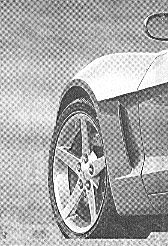
//> input picture moire.tif, 168 x 246 px
$ ./DisplayImage   (built with g++ and OpenCV 4)
//> lines starting //> are read from the running program, lines starting //| are printed output that depends on the picture
#include<iostream>
#include<fstream>
#include<opencv2/highgui.hpp>
#include<opencv2/opencv.hpp>
#include<opencv2/core.hpp>
#include<vector>


// [131 lines left out: functions dobrarImagem, interpolacaoPadrao, interpolacaoMedia, lerYuV, not called in this run]

float regeitaFiltroNotchPositive(float raio, float v,float u,float centroX,float centroY,float notchU,float notchK){
    int a =u-centroX-notchU;
    int b =v-centroY-notchK;
    float distanciaPositiva = std::pow(a,2);
    distanciaPositiva = std::sqrt(distanciaPositiva+std::pow(b,2));
    float filtro =    1/
                    (1+pow((raio/distanciaPositiva),8));
    return filtro      ;                                                                                                                                                                                                                       ;
}

// [6 lines left out: function agucamentoLaplaciano, not called in this run]


float regeitaFiltroNotchNegative(float raio, float v,float u,float centroX,float centroY,float notchU,float notchK){
    int a =u-centroX+notchU;
    int b =v-centroY+notchK;
    float distanciaPositiva = std::pow(a,2);
    distanciaPositiva = std::sqrt(distanciaPositiva+std::pow(b,2));
    float filtro =    1/
                    (1+pow((raio/distanciaPositiva),8));
    return filtro      ;
}
void filtrarNaFrequencia(){
    //Construção da imagem com o domínio da frequencia
    cv::Mat img = cv::imread("moire.tif",cv::IMREAD_GRAYSCALE);
//> img is the input picture: 246 rows x 168 cols, CV_8UC1; min 0, max 255, mean 169.7

    cv::Mat_<float> imgFloat;
    img.convertTo(imgFloat,CV_32F,1.0/255.0);

    // cv::Mat arrayFloat[2]={imgFloat,cv::Mat::zeros(imgFloat.size(),CV_32F)};
    // cv::merge(arrayFloat,2,teste2);


    cv::Mat imgComplex [2]={imgFloat,cv::Mat::zeros(imgFloat.size(),CV_32F)};
//> imgComplex[1]: 246 rows x 168 cols, CV_32FC1; every value is 0
    cv::Mat dftReady,odio;
    cv::merge(imgComplex,2,dftReady);
    cv::merge(imgComplex,2,odio);
    cv::dft(odio,odio,cv::DFT_SCALE);

    cv::Mat dftOriginal;
    cv::Mat saida;

    cv::dft(dftReady,saida,cv::DFT_COMPLEX_OUTPUT);

    cv::split(saida,imgComplex);

    cv::magnitude(imgComplex[0],imgComplex[1],dftReady);
    dftReady+=cv::Scalar::all(1);
    cv::log(dftReady,dftReady);

    int meioColunas=dftReady.cols/2;
//> meioColunas = 84
    int meioLinhas=dftReady.rows/2;
//> meioLinhas = 123

    cv::Mat esquerdaSuperior(dftReady,cv::Rect(0,0,meioColunas,meioLinhas));
    cv::Mat direitaSuperior(dftReady,cv::Rect(meioColunas,0,meioColunas,meioLinhas));
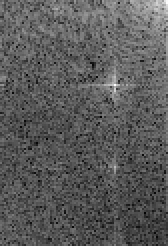
//> direitaSuperior: 123 rows x 84 cols, CV_32FC1 (shown 2 times larger); min 0.287, max 7.31, mean 2.8; drawn with min black and max white
    cv::Mat esquerdaInferior(dftReady,cv::Rect(0,meioLinhas,meioColunas,meioLinhas));
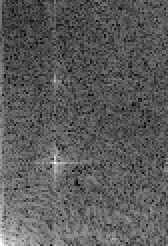
//> esquerdaInferior: 123 rows x 84 cols, CV_32FC1 (shown 2 times larger); min 0.287, max 7.31, mean 2.81; drawn with min black and max white
    cv::Mat DireitaInferior(dftReady,cv::Rect(meioColunas,meioLinhas,meioColunas,meioLinhas));
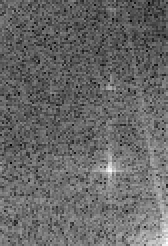
//> DireitaInferior: 123 rows x 84 cols, CV_32FC1 (shown 2 times larger); min 0.0821, max 6.8, mean 2.83; drawn with min black and max white


    cv::Mat temp;
    esquerdaSuperior.copyTo(temp);
    DireitaInferior.copyTo(esquerdaSuperior);
    temp.copyTo(DireitaInferior);

    direitaSuperior.copyTo(temp);
    esquerdaInferior.copyTo(direitaSuperior);
    temp.copyTo(esquerdaInferior);
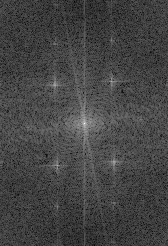
//> dftReady: 246 rows x 168 cols, CV_32FC1; min 0.0821, max 10.22, mean 2.82; drawn with min black and max white

    cv::normalize(dftReady,dftReady,0,1,cv::NORM_MINMAX);

    // cv::namedWindow("imagem domínio da frequencia",cv::WINDOW_GUI_EXPANDED);

    // cv::imshow("imagem domínio da frequencia",dftReady);
    cv::waitKey(0);

    //até aqui é a parte de pegar a transformada de fourier
    //
    cv::Mat filtro(cv::Size(dftReady.cols,dftReady.rows),CV_32F,cv::Scalar(1.0));
    cv::Mat teste(cv::Size(dftReady.cols,dftReady.rows),CV_32F,cv::Scalar(1.0));

    for(int i=0;i<dftReady.rows;i++){
        for(int j =0;j<dftReady.cols;j++){
            float valor = regeitaFiltroNotchPositive(10,j,i,meioLinhas,meioColunas,39,30);
            teste.at<float>(i,j)=valor;
        }
    }
    cv::multiply(teste,filtro,filtro);
    for(int i=0;i<dftReady.rows;i++){
        for(int j =0;j<dftReady.cols;j++){
            float valor = regeitaFiltroNotchNegative(10,j,i,meioLinhas,meioColunas,39,30);
            teste.at<float>(i,j)=valor;
        }
    }
    cv::multiply(teste,filtro,filtro);

    for(int i=0;i<dftReady.rows;i++){
        for(int j =0;j<dftReady.cols;j++){
            float valor = regeitaFiltroNotchNegative(5,j,i,meioLinhas,meioColunas,78,30);
            teste.at<float>(i,j)=valor;
        }
    }
    cv::multiply(teste,filtro,filtro);
    for(int i=0;i<dftReady.rows;i++){
        for(int j =0;j<dftReady.cols;j++){
            float valor = regeitaFiltroNotchPositive(5,j,i,meioLinhas,meioColunas,78,30);
            teste.at<float>(i,j)=valor;
        }
    }
    cv::multiply(teste,filtro,filtro);


    for(int i=0;i<dftReady.rows;i++){
        for(int j =0;j<dftReady.cols;j++){
            float valor = regeitaFiltroNotchPositive(10,j,i,meioLinhas,meioColunas,-39,30);
            teste.at<float>(i,j)=valor;
        }
    }
    cv::multiply(teste,filtro,filtro);
    for(int i=0;i<dftReady.rows;i++){
        for(int j =0;j<dftReady.cols;j++){
            float valor = regeitaFiltroNotchNegative(10,j,i,meioLinhas,meioColunas,-39,30);
            teste.at<float>(i,j)=valor;
        }
    }
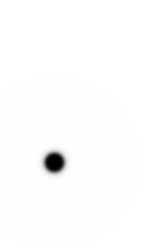
//> teste: 246 rows x 168 cols, CV_32FC1; min 0, max 1, mean 0.992
    cv::multiply(teste,filtro,filtro);

    for(int i=0;i<dftReady.rows;i++){
        for(int j =0;j<dftReady.cols;j++){
            float valor = regeitaFiltroNotchNegative(5,j,i,meioLinhas,meioColunas,-78,30);
            teste.at<float>(i,j)=valor;
        }
    }
    cv::multiply(teste,filtro,filtro);
    for(int i=0;i<dftReady.rows;i++){
        for(int j =0;j<dftReady.cols;j++){
            float valor = regeitaFiltroNotchPositive(5,j,i,meioLinhas,meioColunas,-78,30);
            teste.at<float>(i,j)=valor;
        }
    }
    cv::multiply(teste,filtro,filtro);

    cv::Mat esquerdaSuperior1(filtro,cv::Rect(0,0,meioColunas,meioLinhas));
    cv::Mat direitaSuperior1(filtro,cv::Rect(meioColunas,0,meioColunas,meioLinhas));
    cv::Mat esquerdaInferior1(filtro,cv::Rect(0,meioLinhas,meioColunas,meioLinhas));
    cv::Mat DireitaInferior1(filtro,cv::Rect(meioColunas,meioLinhas,meioColunas,meioLinhas));

    esquerdaSuperior1.copyTo(temp);
    DireitaInferior1.copyTo(esquerdaSuperior1);
    temp.copyTo(DireitaInferior1);

    direitaSuperior1.copyTo(temp);
    esquerdaInferior1.copyTo(direitaSuperior1);
    temp.copyTo(esquerdaInferior1);

    cv::Mat array[2]={filtro,cv::Mat::zeros(filtro.size(),CV_32F)};
    cv::Mat fim;
    cv::merge(array,2,fim);
    cv::Mat imgFinal;
    cv::mulSpectrums(fim,odio,imgFinal,0);

    cv::idft(imgFinal,imgFinal);
    split(imgFinal,array);
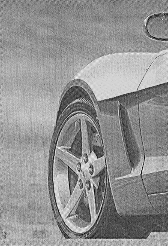
//> array[0]: 246 rows x 168 cols, CV_32FC1; min -0.08, max 1.22, mean 0.665; drawn with min black and max white
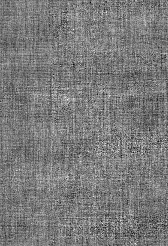
//> array[1]: 246 rows x 168 cols, CV_32FC1; min -1.29e-07, max 1.39e-07, mean 3.44e-17; drawn with min black and max white
    imgFinal=array[0];


    cv::normalize(imgFinal,imgFinal,0,255,cv::NORM_MINMAX);
    imgFinal.convertTo(imgFinal,CV_8U);
//> imgFinal: 246 rows x 168 cols, CV_8UC1
    cv::imshow("img com filtro",imgFinal);
    cv::waitKey(0);
}

// [13 lines left out: functions agucamento, agucamento, not called in this run]
int main(){
    // lerYuV("foreman.yuv",352,288,10);
    filtrarNaFrequencia();
    // cv::imshow("Imagem para Filtrar", cv::imread("moire.tif"));

    cv::waitKey(0);

}

$ run again, with Image1.pgm saved as moire.tif
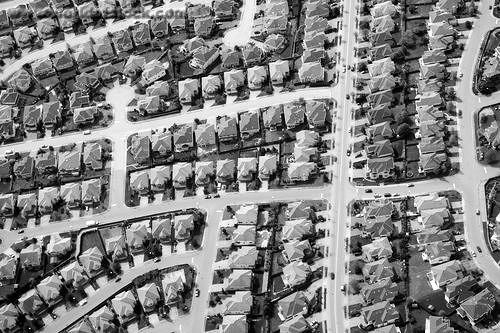
//> input picture Image1.pgm, 500 x 333 px
//> in filtrarNaFrequencia, img is the input picture: 333 rows x 500 cols, CV_8UC1; min 0, max 255, mean 130.2
//> after the loop in filtrarNaFrequencia, `for(int i=0;i<dftReady.rows;i++)`:
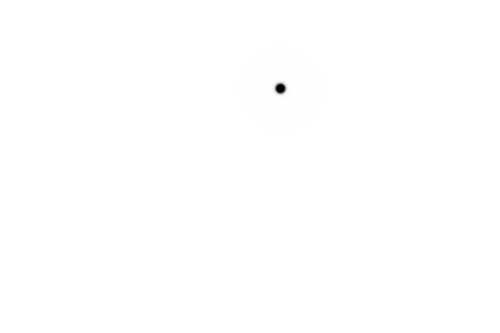
//> teste: 333 rows x 500 cols, CV_32FC1; min 0, max 1, mean 0.999
//> in filtrarNaFrequencia, `split(imgFinal,array);`:
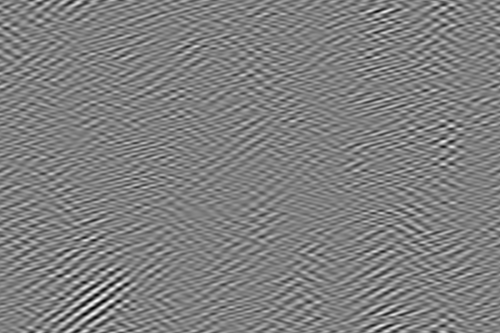
//> array[1]: 333 rows x 500 cols, CV_32FC1; min -0.0118, max 0.0117, mean 6.15e-14; drawn with min black and max white
